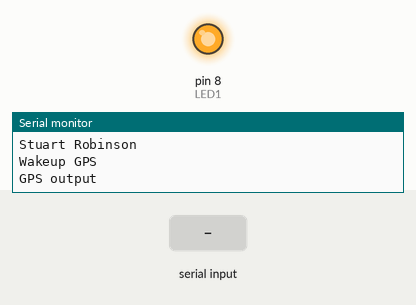
Recording of a sketch running on a simulated Arduino Uno, built with avr-gcc and run on an emulated ATmega328P. On the bench: output pins drawn as LEDs (lit = HIGH), the last lines printed to the serial monitor. The inputs (shaded band) are chosen by the test bench.

Above: at 1.2 s.
1.3 s: "1" received over the second serial link
At 10.5 s:
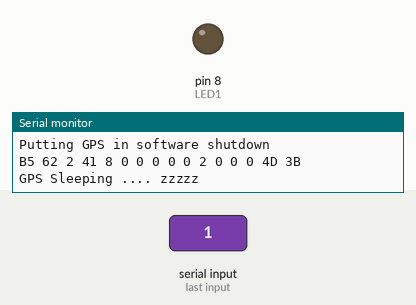
Timing chart, 0 to 31.5 s (numbered marks = the images above; inputs shaded):
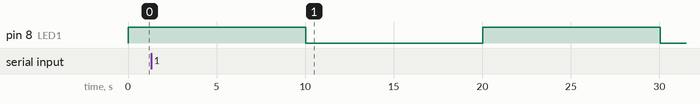

The sketch:

GPS_Sleep_Tester_UBLOX.ino
```cpp
#define programname "GPS_Sleep_Tester_UBLOX"
#define programversion "V1.0"
#define authorname "Stuart Robinson"
#include <Arduino.h>

/*
********************************************************************************************************************************

  Copyright of the author Stuart Robinson - 26/11/2018

  These programs may be used free of charge for personal, recreational and educational purposes only.

  This program, or parts of it, may not be used for or in connection with any commercial purpose without the explicit
  permission of the author Stuart Robinson.

  The programs are supplied as is, it is up to individual to decide if the programs are suitable for the intended
  purpose and free from errors.

  This program uses software methods to put a UBLOX GPS to sleep\standby.

  The purpose of the test is to be able to measure the current the GPS consumes in sleep\standby mode. The program
  also prints the output of the GPS during the period it is on, so can be used to check a GPS is working.

  If the GPS can be put to sleep it you can then wake it up and it will can often get a new fix within a few seconds,
  this is called 'Hot Fix' mode and can save considerable amounts of power. However since the GPS receiver is off in
  this mode it cannot keep the almanac data on satellites updated and ocaisionaly the hot fix can take 20,30 or more
  seconds.

  The time in mS the GPS is on and then off is defined by the const definitions for 'GPSDebugTimeSeconds' and
  'GPSSleepTimeSeconds' at the top of the program.


  At the top of the program you will also need to define the pins for the GPS, LED and GPS power control. The power control
  normally needs additional components such a MOSFET controlling the VCC supply to the GPS.

  ********************************************************************************************************************************
*/

/*
********************************************************************************************************************************
  To Do:

********************************************************************************************************************************
*/

#define GPSTX A2                                    //this is the pin that the Arduino uses to send data to the GPS
#define GPSRX A3                                    //this is the pin that the Arduino receives data from the GPS
#define LED1 8                                      //LED is on the pin, when driven high LED is on
#define GPSPOWER 7                                  //When high this pin turns GPS off. Needs aditional hardware.
                                                    //Set to -1 if you dont have a method of turniong off GPS power

#define Serial_Monitor_Baud 115200                  //this is baud rate used for the Arduino IDE Serial Monitor
#define GPSBaud 9600                                //GPS baud rate

const uint32_t GPSDebugTimeSeconds = 10;            //time in seconds that the GPS output is printed to screen
const uint32_t GPSSleepTimeSeconds = 10;            //time in seconds that the GPS is off

#include <SoftwareSerial.h>
SoftwareSerial GPSserial(GPSRX, GPSTX);

uint32_t GPSDebugOutputEndmS;


void loop()
{
  Serial.println(F("Wakeup GPS"));
  Serial.println();

  UBLOX_GPS_Wakeup();                               //wakeup GPS
  digitalWrite(LED1, HIGH);                         //LED on indicates GPS on

  Serial.println(F("GPS output"));                  //print some output from the GPS so we know its working and can measure the current consumption

  GPSDebugOutputEndmS = millis() + (GPSDebugTimeSeconds * 1000);
  while (millis() <= GPSDebugOutputEndmS)
  {
    while (GPSserial.available() > 0)
      Serial.write(GPSserial.read());
  }

  Serial.println();
  Serial.println();
  Serial.println(F("Putting GPS in software shutdown"));

  UBLOX_GPS_Shutdown();

  Serial.println();
  Serial.println(F("GPS Sleeping .... zzzzz"));
  Serial.println();
  digitalWrite(LED1, LOW);
  delay(GPSSleepTimeSeconds * 1000);
}


void UBLOX_GPS_Shutdown()
{
  //sends command over serial interface to GPS to put it in PMREQ backup mode
  uint8_t index;
  uint8_t UBLOX_GPSStandby[] = {0xB5, 0x62, 0x02, 0x41, 0x08, 0x00, 0x00, 0x00, 0x00, 0x00, 0x02, 0x00, 0x00, 0x00, 0x4D, 0x3B};

  for (index = 0; index < sizeof(UBLOX_GPSStandby); index++)
  {
    GPSserial.write(UBLOX_GPSStandby[index]);
    Serial.print(UBLOX_GPSStandby[index], HEX);
    Serial.print(" ");
  }
}


void UBLOX_GPS_Wakeup()
{
  GPSserial.println();                                   //send some characters to GPS to wake it up
}


void setup()
{
  Serial.begin(Serial_Monitor_Baud);                    //setup Serial console ouput

  pinMode(LED1, OUTPUT);                                //pin for LED to output
  digitalWrite(LED1, LOW);                              //make sure LED is off

  pinMode(GPSPOWER, OUTPUT);                            //pin for GPS power control if fitted
  digitalWrite(GPSPOWER, LOW);                          //turns on GPS power

  Serial.println(F(programname));
  Serial.println(F(programversion));
  Serial.println(F(authorname));
  Serial.println();
  Serial.println();
  GPSserial.begin(GPSBaud);                             //start softserial for GPS at defined baud rate
}
```
